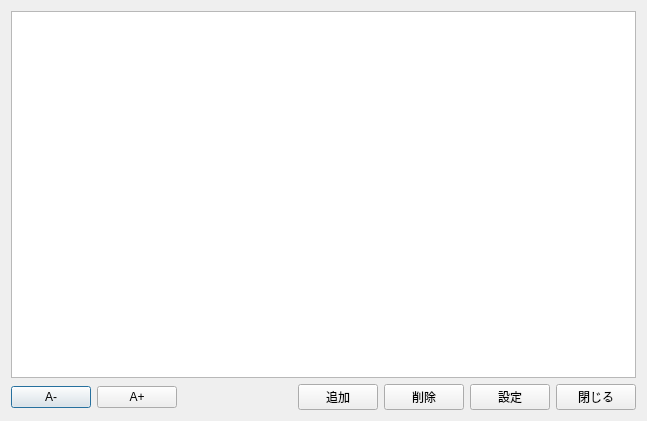
<?xml version="1.0" encoding="UTF-8"?>
<ui version="4.0">
 <class>EngineRegistrationDialog</class>
 <widget class="QDialog" name="EngineRegistrationDialog">
  <property name="geometry">
   <rect>
    <x>0</x>
    <y>0</y>
    <width>647</width>
    <height>421</height>
   </rect>
  </property>
  <property name="windowTitle">
   <string>エンジン登録</string>
  </property>
  <layout class="QVBoxLayout" name="mainLayout">
   <item>
    <widget class="QListWidget" name="engineListWidget">
     <property name="sizePolicy">
      <sizepolicy hsizetype="Expanding" vsizetype="Expanding">
       <horstretch>1</horstretch>
       <verstretch>1</verstretch>
      </sizepolicy>
     </property>
    </widget>
   </item>
   <item>
    <layout class="QHBoxLayout" name="bottomLayout">
     <item>
      <widget class="QPushButton" name="fontDecreaseButton">
       <property name="text">
        <string>A-</string>
       </property>
       <property name="minimumSize">
        <size>
         <width>60</width>
         <height>0</height>
        </size>
       </property>
      </widget>
     </item>
     <item>
      <widget class="QPushButton" name="fontIncreaseButton">
       <property name="text">
        <string>A+</string>
       </property>
       <property name="minimumSize">
        <size>
         <width>60</width>
         <height>0</height>
        </size>
       </property>
      </widget>
     </item>
     <item>
      <spacer name="horizontalSpacer">
       <property name="orientation">
        <enum>Qt::Horizontal</enum>
       </property>
       <property name="sizeHint" stdset="0">
        <size>
         <width>40</width>
         <height>20</height>
        </size>
       </property>
      </spacer>
     </item>
     <item>
      <widget class="QPushButton" name="addEngineButton">
       <property name="text">
        <string>追加</string>
       </property>
      </widget>
     </item>
     <item>
      <widget class="QPushButton" name="removeEngineButton">
       <property name="text">
        <string>削除</string>
       </property>
      </widget>
     </item>
     <item>
      <widget class="QPushButton" name="configureEngineButton">
       <property name="text">
        <string>設定</string>
       </property>
      </widget>
     </item>
     <item>
      <widget class="QPushButton" name="closeButton">
       <property name="text">
        <string>閉じる</string>
       </property>
      </widget>
     </item>
    </layout>
   </item>
  </layout>
 </widget>
 <resources/>
 <connections/>
</ui>
